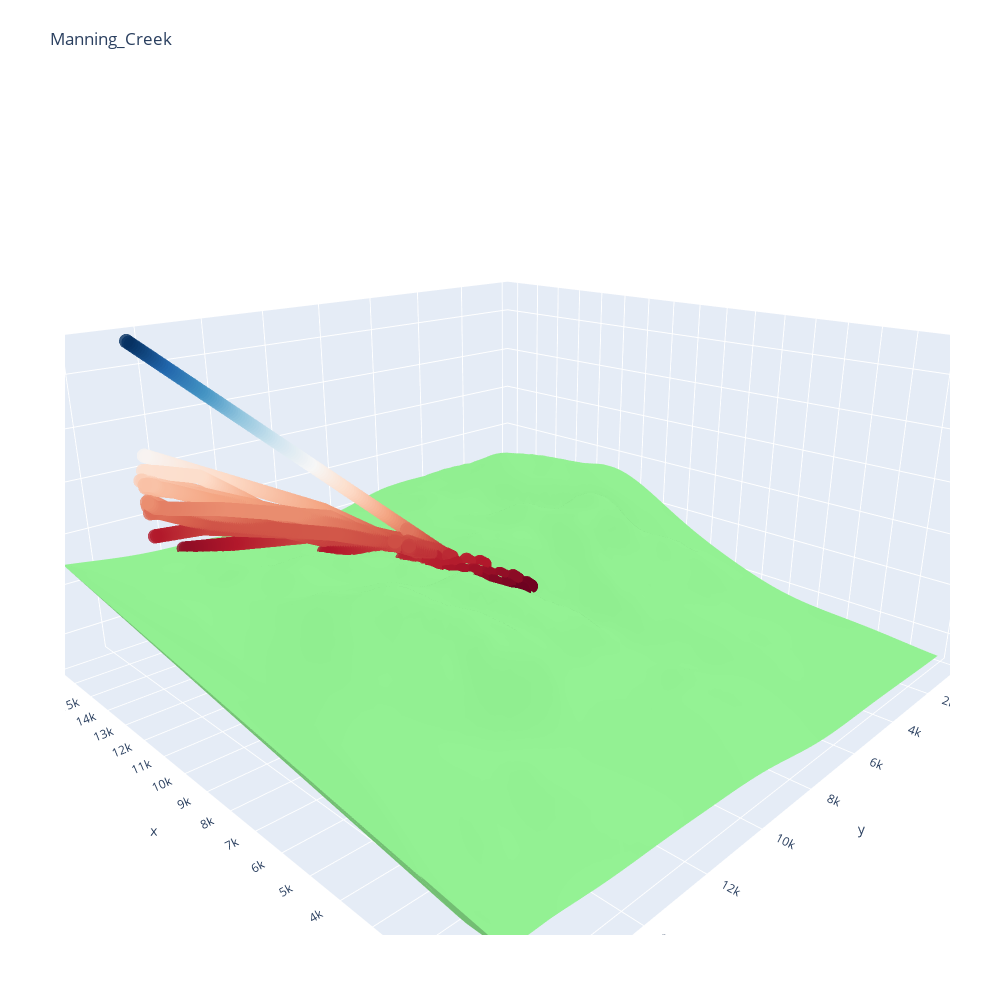

Write notebook code for a chart like this one.
### Code cell
# Plot terrain mesh
fig = go.Figure(data=[go.Mesh3d(x=X.values.flatten(), 
                                y=Y.values.flatten(), 
                                z=Z.values.flatten(),
                                color='lightgreen')])

fig.add_trace(go.Scatter3d(x=df['\t X'].values, 
                            y=df['\t Y'].values, 
                            z=df['\t Z'].values,
                            mode='markers',
                            name='markers',
                            marker = dict(
                                size = 5,
                                color = df['\t Z'].values,
                                colorscale ='RdBu',
                                opacity = 0.8
                                   )))

fig.update_layout(title=terrain, autosize=False,
                  width=1000, height=1000,
                  margin=dict(l=65, r=50, b=65, t=90),
                  scene = {
                        "xaxis": {"nticks": 20},
                        "zaxis": {"nticks": 10},
                        'camera_eye': {"x": -1, "y": 1, "z": 0.5},
                        "aspectratio": {"x": 1, "y": 1, "z": 0.5}}
                )

fig.show()

### Figure 1 — Plotly figure (JSON) as saved in the notebook; plotly's stock layout.template omitted (floating-point values rounded to 4 significant figures; data arrays with more than 128 entries replaced by an {"elided": "..."} marker saying what was removed)
{"data": [{"color": "lightgreen", "type": "mesh3d", "x": {"elided": "4692 int values"}, "y": {"elided": "4692 int values"}, "z": {"elided": "4692 float values"}}, {"marker": {"color": {"elided": "3333 float values"}, "colorscale": [[0, "rgb(103,0,31)"], [0.1, "rgb(178,24,43)"], [0.2, "rgb(214,96,77)"], [0.3, "rgb(244,165,130)"], [0.4, "rgb(253,219,199)"], [0.5, "rgb(247,247,247)"], [0.6, "rgb(209,229,240)"], [0.7, "rgb(146,197,222)"], [0.8, "rgb(67,147,195)"], [0.9, "rgb(33,102,172)"], [1, "rgb(5,48,97)"]], "opacity": 0.8, "size": 5}, "mode": "markers", "name": "markers", "type": "scatter3d", "x": {"elided": "3333 float values"}, "y": {"elided": "3333 float values"}, "z": {"elided": "3333 float values"}}], "layout": {"autosize": false, "height": 1000, "margin": {"b": 65, "l": 65, "r": 50, "t": 90}, "scene": {"aspectratio": {"x": 1, "y": 1, "z": 0.5}, "camera": {"eye": {"x": -1, "y": 1, "z": 0.5}}, "xaxis": {"nticks": 20}, "zaxis": {"nticks": 10}}, "title": {"text": "Manning_Creek"}, "width": 1000}}
